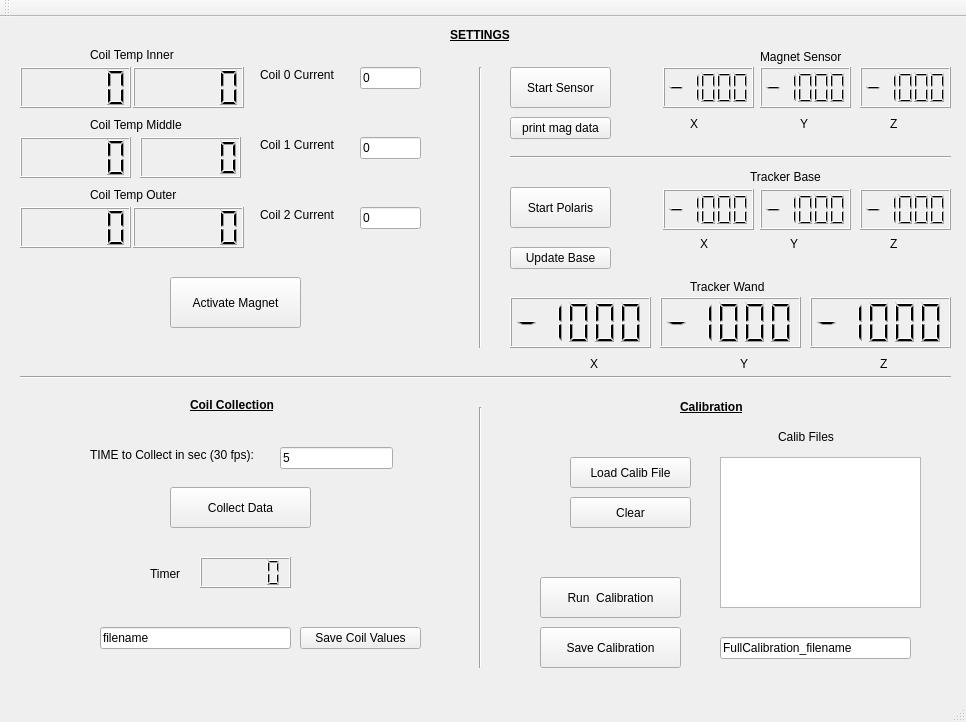
<?xml version="1.0" encoding="UTF-8"?>
<ui version="4.0">
 <class>MainWindow</class>
 <widget class="QMainWindow" name="MainWindow">
  <property name="geometry">
   <rect>
    <x>0</x>
    <y>0</y>
    <width>966</width>
    <height>722</height>
   </rect>
  </property>
  <property name="windowTitle">
   <string>MainWindow</string>
  </property>
  <widget class="QWidget" name="centralWidget">
   <widget class="QLCDNumber" name="mag_sense_x">
    <property name="geometry">
     <rect>
      <x>663</x>
      <y>50</y>
      <width>91</width>
      <height>41</height>
     </rect>
    </property>
    <property name="value" stdset="0">
     <double>-1000.000000000000000</double>
    </property>
   </widget>
   <widget class="QLCDNumber" name="mag_sense_y">
    <property name="geometry">
     <rect>
      <x>760</x>
      <y>50</y>
      <width>91</width>
      <height>41</height>
     </rect>
    </property>
    <property name="value" stdset="0">
     <double>-1000.000000000000000</double>
    </property>
   </widget>
   <widget class="QLCDNumber" name="mag_sense_z">
    <property name="geometry">
     <rect>
      <x>860</x>
      <y>50</y>
      <width>91</width>
      <height>41</height>
     </rect>
    </property>
    <property name="value" stdset="0">
     <double>-1000.000000000000000</double>
    </property>
   </widget>
   <widget class="QLabel" name="label">
    <property name="geometry">
     <rect>
      <x>760</x>
      <y>30</y>
      <width>111</width>
      <height>20</height>
     </rect>
    </property>
    <property name="text">
     <string>Magnet Sensor</string>
    </property>
   </widget>
   <widget class="QLabel" name="label_2">
    <property name="geometry">
     <rect>
      <x>690</x>
      <y>100</y>
      <width>59</width>
      <height>14</height>
     </rect>
    </property>
    <property name="text">
     <string>X</string>
    </property>
   </widget>
   <widget class="QLabel" name="label_3">
    <property name="geometry">
     <rect>
      <x>800</x>
      <y>100</y>
      <width>59</width>
      <height>14</height>
     </rect>
    </property>
    <property name="text">
     <string>Y</string>
    </property>
   </widget>
   <widget class="QLabel" name="label_4">
    <property name="geometry">
     <rect>
      <x>890</x>
      <y>100</y>
      <width>59</width>
      <height>14</height>
     </rect>
    </property>
    <property name="text">
     <string>Z</string>
    </property>
   </widget>
   <widget class="QPushButton" name="start_sensor">
    <property name="geometry">
     <rect>
      <x>510</x>
      <y>50</y>
      <width>101</width>
      <height>41</height>
     </rect>
    </property>
    <property name="text">
     <string>Start Sensor</string>
    </property>
    <property name="checkable">
     <bool>true</bool>
    </property>
   </widget>
   <widget class="QLineEdit" name="coil_0_current">
    <property name="geometry">
     <rect>
      <x>360</x>
      <y>50</y>
      <width>61</width>
      <height>22</height>
     </rect>
    </property>
    <property name="text">
     <string>0</string>
    </property>
   </widget>
   <widget class="QLabel" name="label_5">
    <property name="geometry">
     <rect>
      <x>260</x>
      <y>50</y>
      <width>91</width>
      <height>16</height>
     </rect>
    </property>
    <property name="text">
     <string>Coil 0 Current</string>
    </property>
   </widget>
   <widget class="QLabel" name="label_6">
    <property name="geometry">
     <rect>
      <x>260</x>
      <y>120</y>
      <width>91</width>
      <height>16</height>
     </rect>
    </property>
    <property name="text">
     <string>Coil 1 Current</string>
    </property>
   </widget>
   <widget class="QLCDNumber" name="timer_cur">
    <property name="geometry">
     <rect>
      <x>200</x>
      <y>540</y>
      <width>91</width>
      <height>31</height>
     </rect>
    </property>
   </widget>
   <widget class="QLabel" name="label_7">
    <property name="geometry">
     <rect>
      <x>150</x>
      <y>550</y>
      <width>59</width>
      <height>14</height>
     </rect>
    </property>
    <property name="text">
     <string>Timer</string>
    </property>
   </widget>
   <widget class="QPushButton" name="collect_data">
    <property name="geometry">
     <rect>
      <x>170</x>
      <y>470</y>
      <width>141</width>
      <height>41</height>
     </rect>
    </property>
    <property name="text">
     <string>Collect Data</string>
    </property>
    <property name="checkable">
     <bool>true</bool>
    </property>
   </widget>
   <widget class="QLCDNumber" name="tracker_base_y">
    <property name="geometry">
     <rect>
      <x>760</x>
      <y>172</y>
      <width>91</width>
      <height>41</height>
     </rect>
    </property>
    <property name="value" stdset="0">
     <double>-1000.000000000000000</double>
    </property>
   </widget>
   <widget class="QLCDNumber" name="tracker_base_x">
    <property name="geometry">
     <rect>
      <x>663</x>
      <y>172</y>
      <width>91</width>
      <height>41</height>
     </rect>
    </property>
    <property name="value" stdset="0">
     <double>-1000.000000000000000</double>
    </property>
   </widget>
   <widget class="QLabel" name="label_8">
    <property name="geometry">
     <rect>
      <x>750</x>
      <y>150</y>
      <width>111</width>
      <height>20</height>
     </rect>
    </property>
    <property name="text">
     <string>Tracker Base</string>
    </property>
   </widget>
   <widget class="QLCDNumber" name="tracker_base_z">
    <property name="geometry">
     <rect>
      <x>860</x>
      <y>172</y>
      <width>91</width>
      <height>41</height>
     </rect>
    </property>
    <property name="value" stdset="0">
     <double>-1000.000000000000000</double>
    </property>
   </widget>
   <widget class="QLabel" name="label_9">
    <property name="geometry">
     <rect>
      <x>790</x>
      <y>220</y>
      <width>59</width>
      <height>14</height>
     </rect>
    </property>
    <property name="text">
     <string>Y</string>
    </property>
   </widget>
   <widget class="QLabel" name="label_10">
    <property name="geometry">
     <rect>
      <x>890</x>
      <y>220</y>
      <width>59</width>
      <height>14</height>
     </rect>
    </property>
    <property name="text">
     <string>Z</string>
    </property>
   </widget>
   <widget class="QLabel" name="label_11">
    <property name="geometry">
     <rect>
      <x>700</x>
      <y>220</y>
      <width>59</width>
      <height>14</height>
     </rect>
    </property>
    <property name="text">
     <string>X</string>
    </property>
   </widget>
   <widget class="QLabel" name="label_12">
    <property name="geometry">
     <rect>
      <x>690</x>
      <y>260</y>
      <width>111</width>
      <height>20</height>
     </rect>
    </property>
    <property name="text">
     <string>Tracker Wand</string>
    </property>
   </widget>
   <widget class="QLabel" name="label_13">
    <property name="geometry">
     <rect>
      <x>880</x>
      <y>340</y>
      <width>59</width>
      <height>14</height>
     </rect>
    </property>
    <property name="text">
     <string>Z</string>
    </property>
   </widget>
   <widget class="QLabel" name="label_14">
    <property name="geometry">
     <rect>
      <x>590</x>
      <y>340</y>
      <width>59</width>
      <height>14</height>
     </rect>
    </property>
    <property name="text">
     <string>X</string>
    </property>
   </widget>
   <widget class="QLabel" name="label_15">
    <property name="geometry">
     <rect>
      <x>740</x>
      <y>340</y>
      <width>59</width>
      <height>14</height>
     </rect>
    </property>
    <property name="text">
     <string>Y</string>
    </property>
   </widget>
   <widget class="QLCDNumber" name="tracker_wand_y">
    <property name="geometry">
     <rect>
      <x>660</x>
      <y>280</y>
      <width>141</width>
      <height>51</height>
     </rect>
    </property>
    <property name="smallDecimalPoint">
     <bool>true</bool>
    </property>
    <property name="digitCount">
     <number>5</number>
    </property>
    <property name="value" stdset="0">
     <double>-1000.000000000000000</double>
    </property>
   </widget>
   <widget class="QLCDNumber" name="tracker_wand_x">
    <property name="geometry">
     <rect>
      <x>510</x>
      <y>280</y>
      <width>141</width>
      <height>51</height>
     </rect>
    </property>
    <property name="smallDecimalPoint">
     <bool>true</bool>
    </property>
    <property name="digitCount">
     <number>5</number>
    </property>
    <property name="value" stdset="0">
     <double>-1000.000000000000000</double>
    </property>
   </widget>
   <widget class="QLCDNumber" name="tracker_wand_z">
    <property name="geometry">
     <rect>
      <x>810</x>
      <y>280</y>
      <width>141</width>
      <height>51</height>
     </rect>
    </property>
    <property name="smallDecimalPoint">
     <bool>true</bool>
    </property>
    <property name="digitCount">
     <number>5</number>
    </property>
    <property name="value" stdset="0">
     <double>-1000.000000000000000</double>
    </property>
   </widget>
   <widget class="QPushButton" name="start_polaris">
    <property name="geometry">
     <rect>
      <x>510</x>
      <y>170</y>
      <width>101</width>
      <height>41</height>
     </rect>
    </property>
    <property name="text">
     <string>Start Polaris</string>
    </property>
    <property name="checkable">
     <bool>true</bool>
    </property>
   </widget>
   <widget class="QPushButton" name="activate_mag">
    <property name="geometry">
     <rect>
      <x>170</x>
      <y>260</y>
      <width>131</width>
      <height>51</height>
     </rect>
    </property>
    <property name="text">
     <string>Activate Magnet</string>
    </property>
    <property name="checkable">
     <bool>true</bool>
    </property>
    <property name="checked">
     <bool>false</bool>
    </property>
   </widget>
   <widget class="QPushButton" name="run_calib">
    <property name="geometry">
     <rect>
      <x>540</x>
      <y>560</y>
      <width>141</width>
      <height>41</height>
     </rect>
    </property>
    <property name="text">
     <string>Run  Calibration</string>
    </property>
    <property name="checkable">
     <bool>true</bool>
    </property>
   </widget>
   <widget class="QPushButton" name="save_calib">
    <property name="geometry">
     <rect>
      <x>540</x>
      <y>610</y>
      <width>141</width>
      <height>41</height>
     </rect>
    </property>
    <property name="text">
     <string>Save Calibration</string>
    </property>
   </widget>
   <widget class="Line" name="line">
    <property name="geometry">
     <rect>
      <x>20</x>
      <y>350</y>
      <width>931</width>
      <height>20</height>
     </rect>
    </property>
    <property name="orientation">
     <enum>Qt::Horizontal</enum>
    </property>
   </widget>
   <widget class="QLabel" name="label_16">
    <property name="geometry">
     <rect>
      <x>450</x>
      <y>10</y>
      <width>71</width>
      <height>16</height>
     </rect>
    </property>
    <property name="font">
     <font>
      <weight>75</weight>
      <bold>true</bold>
      <underline>true</underline>
     </font>
    </property>
    <property name="text">
     <string>SETTINGS</string>
    </property>
   </widget>
   <widget class="QLabel" name="label_17">
    <property name="geometry">
     <rect>
      <x>680</x>
      <y>380</y>
      <width>81</width>
      <height>20</height>
     </rect>
    </property>
    <property name="font">
     <font>
      <weight>75</weight>
      <bold>true</bold>
      <underline>true</underline>
     </font>
    </property>
    <property name="text">
     <string>Calibration</string>
    </property>
   </widget>
   <widget class="Line" name="line_2">
    <property name="geometry">
     <rect>
      <x>470</x>
      <y>390</y>
      <width>20</width>
      <height>261</height>
     </rect>
    </property>
    <property name="orientation">
     <enum>Qt::Vertical</enum>
    </property>
   </widget>
   <widget class="QPushButton" name="save_coil_vals">
    <property name="geometry">
     <rect>
      <x>300</x>
      <y>610</y>
      <width>121</width>
      <height>22</height>
     </rect>
    </property>
    <property name="text">
     <string>Save Coil Values</string>
    </property>
   </widget>
   <widget class="QLabel" name="label_18">
    <property name="geometry">
     <rect>
      <x>190</x>
      <y>380</y>
      <width>101</width>
      <height>16</height>
     </rect>
    </property>
    <property name="font">
     <font>
      <weight>75</weight>
      <bold>true</bold>
      <underline>true</underline>
     </font>
    </property>
    <property name="text">
     <string>Coil Collection</string>
    </property>
   </widget>
   <widget class="QLineEdit" name="coil_1_current">
    <property name="geometry">
     <rect>
      <x>360</x>
      <y>120</y>
      <width>61</width>
      <height>22</height>
     </rect>
    </property>
    <property name="text">
     <string>0</string>
    </property>
   </widget>
   <widget class="QLabel" name="label_19">
    <property name="geometry">
     <rect>
      <x>260</x>
      <y>190</y>
      <width>91</width>
      <height>16</height>
     </rect>
    </property>
    <property name="text">
     <string>Coil 2 Current</string>
    </property>
   </widget>
   <widget class="QLineEdit" name="coil_2_current">
    <property name="geometry">
     <rect>
      <x>360</x>
      <y>190</y>
      <width>61</width>
      <height>22</height>
     </rect>
    </property>
    <property name="text">
     <string>0</string>
    </property>
   </widget>
   <widget class="QLabel" name="label_20">
    <property name="geometry">
     <rect>
      <x>90</x>
      <y>430</y>
      <width>181</width>
      <height>16</height>
     </rect>
    </property>
    <property name="text">
     <string>TIME to Collect in sec (30 fps):</string>
    </property>
   </widget>
   <widget class="QLineEdit" name="collect_time_s">
    <property name="geometry">
     <rect>
      <x>280</x>
      <y>430</y>
      <width>113</width>
      <height>22</height>
     </rect>
    </property>
    <property name="text">
     <string>5</string>
    </property>
   </widget>
   <widget class="QLCDNumber" name="InnerTempLCD">
    <property name="geometry">
     <rect>
      <x>20</x>
      <y>50</y>
      <width>111</width>
      <height>41</height>
     </rect>
    </property>
   </widget>
   <widget class="QLCDNumber" name="middleTempLCD">
    <property name="geometry">
     <rect>
      <x>20</x>
      <y>120</y>
      <width>111</width>
      <height>41</height>
     </rect>
    </property>
   </widget>
   <widget class="QLCDNumber" name="middleTempLCD_2">
    <property name="geometry">
     <rect>
      <x>140</x>
      <y>120</y>
      <width>101</width>
      <height>41</height>
     </rect>
    </property>
   </widget>
   <widget class="QLabel" name="label_21">
    <property name="geometry">
     <rect>
      <x>90</x>
      <y>30</y>
      <width>101</width>
      <height>16</height>
     </rect>
    </property>
    <property name="text">
     <string>Coil Temp Inner</string>
    </property>
   </widget>
   <widget class="QLCDNumber" name="InnerTempLCD_2">
    <property name="geometry">
     <rect>
      <x>133</x>
      <y>50</y>
      <width>111</width>
      <height>41</height>
     </rect>
    </property>
   </widget>
   <widget class="QLabel" name="label_22">
    <property name="geometry">
     <rect>
      <x>90</x>
      <y>100</y>
      <width>111</width>
      <height>16</height>
     </rect>
    </property>
    <property name="text">
     <string>Coil Temp Middle</string>
    </property>
   </widget>
   <widget class="QLabel" name="label_23">
    <property name="geometry">
     <rect>
      <x>90</x>
      <y>170</y>
      <width>101</width>
      <height>16</height>
     </rect>
    </property>
    <property name="text">
     <string>Coil Temp Outer</string>
    </property>
   </widget>
   <widget class="QLCDNumber" name="outerTempLCD">
    <property name="geometry">
     <rect>
      <x>20</x>
      <y>190</y>
      <width>111</width>
      <height>41</height>
     </rect>
    </property>
   </widget>
   <widget class="QLCDNumber" name="outerTempLCD_2">
    <property name="geometry">
     <rect>
      <x>133</x>
      <y>190</y>
      <width>111</width>
      <height>41</height>
     </rect>
    </property>
   </widget>
   <widget class="Line" name="line_3">
    <property name="geometry">
     <rect>
      <x>470</x>
      <y>50</y>
      <width>20</width>
      <height>281</height>
     </rect>
    </property>
    <property name="orientation">
     <enum>Qt::Vertical</enum>
    </property>
   </widget>
   <widget class="QPushButton" name="updateBase">
    <property name="geometry">
     <rect>
      <x>510</x>
      <y>230</y>
      <width>101</width>
      <height>22</height>
     </rect>
    </property>
    <property name="text">
     <string>Update Base</string>
    </property>
   </widget>
   <widget class="QPushButton" name="printMagData">
    <property name="geometry">
     <rect>
      <x>510</x>
      <y>100</y>
      <width>101</width>
      <height>22</height>
     </rect>
    </property>
    <property name="text">
     <string>print mag data</string>
    </property>
   </widget>
   <widget class="Line" name="line_4">
    <property name="geometry">
     <rect>
      <x>510</x>
      <y>130</y>
      <width>441</width>
      <height>20</height>
     </rect>
    </property>
    <property name="orientation">
     <enum>Qt::Horizontal</enum>
    </property>
   </widget>
   <widget class="QPushButton" name="load_calib_file">
    <property name="geometry">
     <rect>
      <x>570</x>
      <y>440</y>
      <width>121</width>
      <height>31</height>
     </rect>
    </property>
    <property name="text">
     <string>Load Calib File</string>
    </property>
   </widget>
   <widget class="QLabel" name="label_24">
    <property name="geometry">
     <rect>
      <x>778</x>
      <y>410</y>
      <width>71</width>
      <height>20</height>
     </rect>
    </property>
    <property name="text">
     <string>Calib Files</string>
    </property>
   </widget>
   <widget class="QPushButton" name="pushButton_2">
    <property name="geometry">
     <rect>
      <x>570</x>
      <y>480</y>
      <width>121</width>
      <height>31</height>
     </rect>
    </property>
    <property name="text">
     <string>Clear</string>
    </property>
   </widget>
   <widget class="QLineEdit" name="filename_calib">
    <property name="geometry">
     <rect>
      <x>100</x>
      <y>610</y>
      <width>191</width>
      <height>22</height>
     </rect>
    </property>
    <property name="text">
     <string>filename</string>
    </property>
    <property name="placeholderText">
     <string notr="true" extracomment="filename"/>
    </property>
   </widget>
   <widget class="QTextEdit" name="list_textEdit">
    <property name="geometry">
     <rect>
      <x>720</x>
      <y>440</y>
      <width>201</width>
      <height>151</height>
     </rect>
    </property>
   </widget>
   <widget class="QLineEdit" name="lineEdit">
    <property name="geometry">
     <rect>
      <x>720</x>
      <y>620</y>
      <width>191</width>
      <height>22</height>
     </rect>
    </property>
    <property name="text">
     <string>FullCalibration_filename</string>
    </property>
   </widget>
  </widget>
  <widget class="QMenuBar" name="menuBar">
   <property name="geometry">
    <rect>
     <x>0</x>
     <y>0</y>
     <width>966</width>
     <height>19</height>
    </rect>
   </property>
  </widget>
  <widget class="QToolBar" name="mainToolBar">
   <attribute name="toolBarArea">
    <enum>TopToolBarArea</enum>
   </attribute>
   <attribute name="toolBarBreak">
    <bool>false</bool>
   </attribute>
  </widget>
  <widget class="QStatusBar" name="statusBar"/>
 </widget>
 <layoutdefault spacing="6" margin="11"/>
 <resources/>
 <connections/>
</ui>
